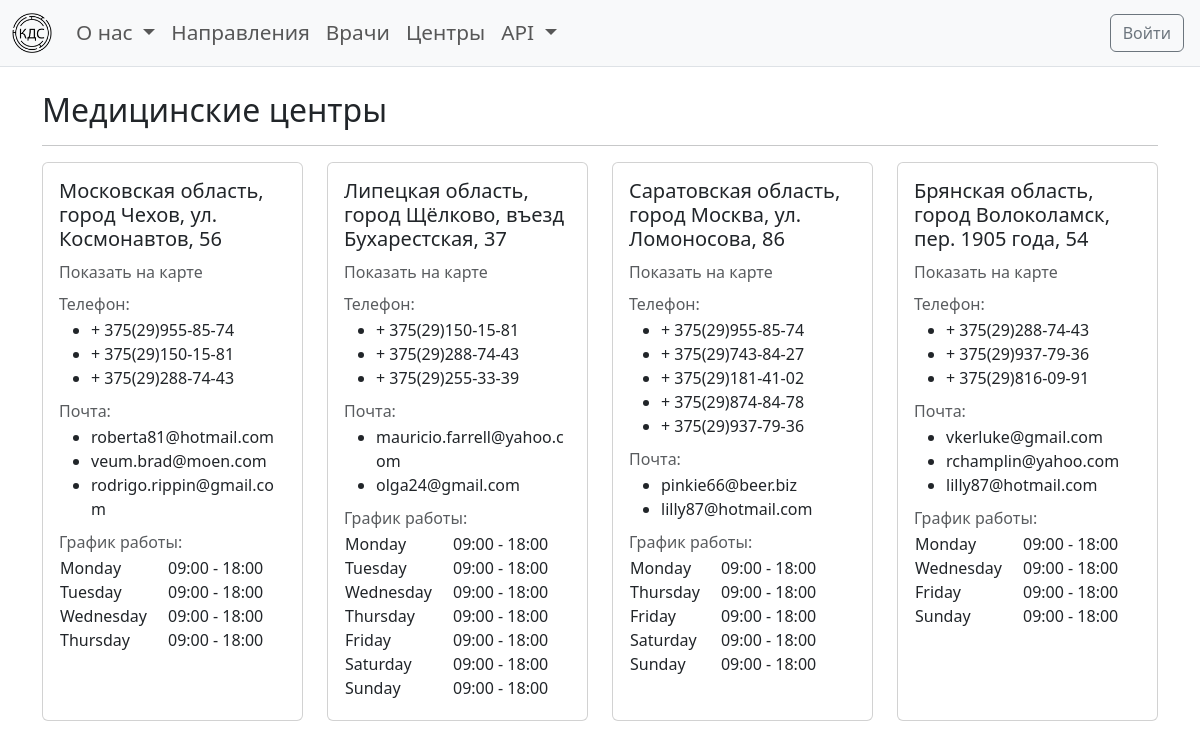
The app's page /contacts/medical_centers/ with its own data.
### contacts/models.py (models this page shows, shortened)
class MedicalCenter(models.Model):
    address = models.CharField(max_length=200, unique=True)
    phone_numbers = models.ManyToManyField(PhoneNumber)
    emails = models.ManyToManyField(Email)
    working_hours = models.ManyToManyField(WorkingHours)

class PhoneNumber(models.Model):
    number = models.CharField(max_length=20, unique=True)

class Email(models.Model):
    email = models.EmailField(unique=True)

class WorkingHours(models.Model):
    DAY_CHOICES = [
        ('mon', 'Monday'),
        ('tue', 'Tuesday'),
        ('wed', 'Wednesday'),
        ('thu', 'Thursday'),
        ('fri', 'Friday'),
        ('sat', 'Saturday'),
        ('sun', 'Sunday'),
    ]
    day = models.CharField(max_length=3, choices=DAY_CHOICES)
    hours = models.CharField(max_length=100)
    class Meta:
        unique_together = ['day', 'hours']
        verbose_name = 'Working hour'
        verbose_name_plural = 'Working hours'

### contacts/views.py (the view)
# urls.py: path('medical_centers/', medical_centers, name='medical_centers'),
def medical_centers(request):
    centers = MedicalCenter.objects.all()
    return render(request, 'contacts/medical_centers.html', {'centers': centers})

### contacts/templates/contacts/medical_centers.html (shortened to what this page needs)
{% extends 'base.html' %}
{% load static %}
{% block head %}
    <link rel="stylesheet" href="{% static 'contacts/css/styles.css' %}">
{% endblock %}
{% block content %}
    <h2>Медицинские центры</h2>
    <hr/>
    <div class="row">
        {% for center in centers %}
            <div class="col-md-3 mb-4">
                <div class="card h-100">
                    <div class="card-body mb-1">
                        <h5 class="card-title mb-3">{{ center.address }}</h5>
                        <h6 class="card-subtitle mb-3 text-muted">
                            <a href="https://www.google.com/maps/search/?api=1&query={{ center.address }}"
                               target="_blank" style="text-decoration: none; color: inherit;">Показать на карте</a>
                        </h6>
                        {% if center.phone_numbers.all %}
                            <h6 class="card-subtitle mb-1 text-muted">Телефон:</h6>
                            <ul>
                                {% for phone in center.phone_numbers.all %}
                                    <li>{{ phone.number }}</li>
                                {% endfor %}
                            </ul>
                        {% endif %}
                        {% if center.emails.all %}
                            <h6 class="card-subtitle mb-1 text-muted">Почта:</h6>
                            <ul>
                                {% for email in center.emails.all %}
                                    <li>{{ email.email }}</li>
                                {% endfor %}
                            </ul>
                        {% endif %}
                        {% if center.working_hours.all %}
                             <h6 class="card-subtitle mb-1 text-muted">График работы:</h6>
                            <table>
                                {% for working_hour in center.working_hours.all %}
                                <tr>
                                    <td>{{ working_hour.get_day_display }}</td>
                                    <td>{{ working_hour.hours }}</td>
                                </tr>
                                {% endfor %}
                            </table>
                        {% endif %}
                    </div>
                </div>
            </div>
        {% endfor %}
    </div>
{% endblock %}

### contacts/static/contacts/css/styles.css (style rules this page uses)
.card-body td:nth-child(2) { padding-left: 20px; }

### records on screen
MedicalCenter: address "Московская область, город Чехов, ул. Космонавтов, 56"
PhoneNumber: number "+ 375(29)955-85-74"
PhoneNumber: number "+ 375(29)150-15-81"
PhoneNumber: number "+ 375(29)288-74-43"
Email: email "roberta81@hotmail.com"
Email: email "veum.brad@moen.com"
Email: email "rodrigo.rippin@gmail.com"
WorkingHours: day "Monday", hours "09:00 - 18:00"
WorkingHours: day "Tuesday", hours "09:00 - 18:00"
WorkingHours: day "Wednesday", hours "09:00 - 18:00"
WorkingHours: day "Thursday", hours "09:00 - 18:00"
MedicalCenter: address "Липецкая область, город Щёлково, въезд Бухарестская, 37"
PhoneNumber: number "+ 375(29)255-33-39"
Email: email "mauricio.farrell@yahoo.com"
Email: email "olga24@gmail.com"
WorkingHours: day "Friday", hours "09:00 - 18:00"
WorkingHours: day "Saturday", hours "09:00 - 18:00"
WorkingHours: day "Sunday", hours "09:00 - 18:00"
MedicalCenter: address "Саратовская область, город Москва, ул. Ломоносова, 86"
PhoneNumber: number "+ 375(29)743-84-27"
PhoneNumber: number "+ 375(29)181-41-02"
PhoneNumber: number "+ 375(29)874-84-78"
PhoneNumber: number "+ 375(29)937-79-36"
Email: email "pinkie66@beer.biz"
Email: email "lilly87@hotmail.com"
MedicalCenter: address "Брянская область, город Волоколамск, пер. 1905 года, 54"
PhoneNumber: number "+ 375(29)816-09-91"
Email: email "vkerluke@gmail.com"
Email: email "rchamplin@yahoo.com"
